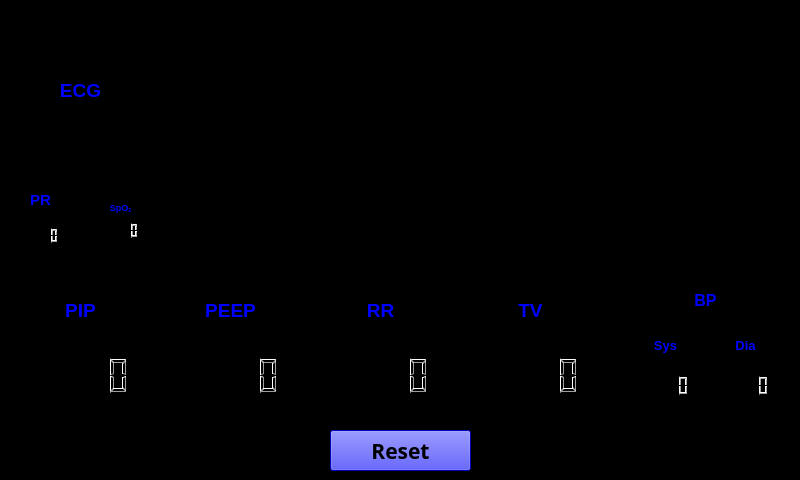
<?xml version="1.0" encoding="UTF-8"?>
<ui version="4.0">
 <class>MainWindow</class>
 <widget class="QWidget" name="MainWindow">
  <property name="geometry">
   <rect>
    <x>0</x>
    <y>0</y>
    <width>800</width>
    <height>480</height>
   </rect>
  </property>
  <property name="windowTitle">
   <string>Readings</string>
  </property>
  <property name="styleSheet">
   <string notr="true">background-color: rgb(0, 0, 0)</string>
  </property>
  <widget class="QPushButton" name="Reset">
   <property name="geometry">
    <rect>
     <x>330</x>
     <y>430</y>
     <width>141</width>
     <height>41</height>
    </rect>
   </property>
   <property name="font">
    <font>
     <family>Agency FB</family>
     <pointsize>16</pointsize>
     <weight>75</weight>
     <italic>false</italic>
     <bold>true</bold>
     <stylestrategy>PreferDefault</stylestrategy>
     <kerning>false</kerning>
    </font>
   </property>
   <property name="autoFillBackground">
    <bool>false</bool>
   </property>
   <property name="styleSheet">
    <string notr="true">background-color : rgb(0, 0, 255)</string>
   </property>
   <property name="text">
    <string>Reset</string>
   </property>
   <property name="autoDefault">
    <bool>true</bool>
   </property>
  </widget>
  <widget class="QListView" name="listView">
   <property name="geometry">
    <rect>
     <x>620</x>
     <y>280</y>
     <width>171</width>
     <height>141</height>
    </rect>
   </property>
  </widget>
  <widget class="QListWidget" name="listWidget">
   <property name="geometry">
    <rect>
     <x>20</x>
     <y>280</y>
     <width>121</width>
     <height>141</height>
    </rect>
   </property>
  </widget>
  <widget class="QLabel" name="label_12">
   <property name="geometry">
    <rect>
     <x>30</x>
     <y>290</y>
     <width>101</width>
     <height>41</height>
    </rect>
   </property>
   <property name="text">
    <string>&lt;html&gt;&lt;head/&gt;&lt;body&gt;&lt;p align=&quot;center&quot;&gt;&lt;span style=&quot; font-size:14pt; font-weight:600; color:#0000ff;&quot;&gt;PIP&lt;/span&gt;&lt;/p&gt;&lt;/body&gt;&lt;/html&gt;</string>
   </property>
  </widget>
  <widget class="QListWidget" name="listWidget_2">
   <property name="geometry">
    <rect>
     <x>170</x>
     <y>280</y>
     <width>121</width>
     <height>141</height>
    </rect>
   </property>
  </widget>
  <widget class="QLCDNumber" name="PIP">
   <property name="geometry">
    <rect>
     <x>30</x>
     <y>340</y>
     <width>101</width>
     <height>71</height>
    </rect>
   </property>
  </widget>
  <widget class="QLabel" name="label_13">
   <property name="geometry">
    <rect>
     <x>180</x>
     <y>290</y>
     <width>101</width>
     <height>41</height>
    </rect>
   </property>
   <property name="text">
    <string>&lt;html&gt;&lt;head/&gt;&lt;body&gt;&lt;p align=&quot;center&quot;&gt;&lt;span style=&quot; font-size:14pt; font-weight:600; color:#0000ff;&quot;&gt;PEEP&lt;/span&gt;&lt;/p&gt;&lt;/body&gt;&lt;/html&gt;</string>
   </property>
  </widget>
  <widget class="QListWidget" name="listWidget_3">
   <property name="geometry">
    <rect>
     <x>470</x>
     <y>280</y>
     <width>121</width>
     <height>141</height>
    </rect>
   </property>
  </widget>
  <widget class="QListWidget" name="listWidget_4">
   <property name="geometry">
    <rect>
     <x>320</x>
     <y>280</y>
     <width>121</width>
     <height>141</height>
    </rect>
   </property>
  </widget>
  <widget class="QLabel" name="label_14">
   <property name="geometry">
    <rect>
     <x>330</x>
     <y>290</y>
     <width>101</width>
     <height>41</height>
    </rect>
   </property>
   <property name="text">
    <string>&lt;html&gt;&lt;head/&gt;&lt;body&gt;&lt;p align=&quot;center&quot;&gt;&lt;span style=&quot; font-size:14pt; font-weight:600; color:#0000ff;&quot;&gt;RR&lt;/span&gt;&lt;/p&gt;&lt;/body&gt;&lt;/html&gt;</string>
   </property>
  </widget>
  <widget class="QLabel" name="label_15">
   <property name="geometry">
    <rect>
     <x>480</x>
     <y>290</y>
     <width>101</width>
     <height>41</height>
    </rect>
   </property>
   <property name="text">
    <string>&lt;html&gt;&lt;head/&gt;&lt;body&gt;&lt;p align=&quot;center&quot;&gt;&lt;span style=&quot; font-size:14pt; font-weight:600; color:#0000ff;&quot;&gt;TV&lt;/span&gt;&lt;/p&gt;&lt;/body&gt;&lt;/html&gt;</string>
   </property>
  </widget>
  <widget class="QLCDNumber" name="PEEP">
   <property name="geometry">
    <rect>
     <x>180</x>
     <y>340</y>
     <width>101</width>
     <height>71</height>
    </rect>
   </property>
  </widget>
  <widget class="QLabel" name="label_16">
   <property name="geometry">
    <rect>
     <x>650</x>
     <y>290</y>
     <width>111</width>
     <height>21</height>
    </rect>
   </property>
   <property name="text">
    <string>&lt;html&gt;&lt;head/&gt;&lt;body&gt;&lt;p align=&quot;center&quot;&gt;&lt;span style=&quot; font-size:12pt; font-weight:600; color:#0000ff;&quot;&gt;BP&lt;/span&gt;&lt;/p&gt;&lt;/body&gt;&lt;/html&gt;</string>
   </property>
  </widget>
  <widget class="QListWidget" name="listWidget_5">
   <property name="geometry">
    <rect>
     <x>630</x>
     <y>320</y>
     <width>71</width>
     <height>91</height>
    </rect>
   </property>
  </widget>
  <widget class="QListWidget" name="listWidget_6">
   <property name="geometry">
    <rect>
     <x>710</x>
     <y>320</y>
     <width>71</width>
     <height>91</height>
    </rect>
   </property>
  </widget>
  <widget class="QLabel" name="label_17">
   <property name="geometry">
    <rect>
     <x>640</x>
     <y>330</y>
     <width>51</width>
     <height>31</height>
    </rect>
   </property>
   <property name="text">
    <string>&lt;html&gt;&lt;head/&gt;&lt;body&gt;&lt;p align=&quot;center&quot;&gt;&lt;span style=&quot; font-size:10pt; font-weight:600; color:#0000ff;&quot;&gt;Sys&lt;/span&gt;&lt;/p&gt;&lt;/body&gt;&lt;/html&gt;</string>
   </property>
  </widget>
  <widget class="QLabel" name="label_18">
   <property name="geometry">
    <rect>
     <x>720</x>
     <y>330</y>
     <width>51</width>
     <height>31</height>
    </rect>
   </property>
   <property name="text">
    <string>&lt;html&gt;&lt;head/&gt;&lt;body&gt;&lt;p align=&quot;center&quot;&gt;&lt;span style=&quot; font-size:10pt; font-weight:600; color:#0000ff;&quot;&gt;Dia&lt;/span&gt;&lt;/p&gt;&lt;/body&gt;&lt;/html&gt;</string>
   </property>
  </widget>
  <widget class="QLCDNumber" name="Sys">
   <property name="geometry">
    <rect>
     <x>640</x>
     <y>370</y>
     <width>51</width>
     <height>31</height>
    </rect>
   </property>
  </widget>
  <widget class="QLCDNumber" name="Dia">
   <property name="geometry">
    <rect>
     <x>720</x>
     <y>370</y>
     <width>51</width>
     <height>31</height>
    </rect>
   </property>
  </widget>
  <widget class="QListWidget" name="listWidget_8">
   <property name="geometry">
    <rect>
     <x>10</x>
     <y>180</y>
     <width>61</width>
     <height>81</height>
    </rect>
   </property>
  </widget>
  <widget class="QLCDNumber" name="RR">
   <property name="geometry">
    <rect>
     <x>330</x>
     <y>340</y>
     <width>101</width>
     <height>71</height>
    </rect>
   </property>
  </widget>
  <widget class="QLCDNumber" name="TV">
   <property name="geometry">
    <rect>
     <x>480</x>
     <y>340</y>
     <width>101</width>
     <height>71</height>
    </rect>
   </property>
  </widget>
  <widget class="QLCDNumber" name="PR">
   <property name="geometry">
    <rect>
     <x>20</x>
     <y>220</y>
     <width>41</width>
     <height>31</height>
    </rect>
   </property>
  </widget>
  <widget class="QLabel" name="label_6">
   <property name="geometry">
    <rect>
     <x>20</x>
     <y>190</y>
     <width>41</width>
     <height>21</height>
    </rect>
   </property>
   <property name="text">
    <string>&lt;html&gt;&lt;head/&gt;&lt;body&gt;&lt;p align=&quot;center&quot;&gt;&lt;span style=&quot; font-size:11pt; font-weight:600; color:#0000ff;&quot;&gt;PR&lt;/span&gt;&lt;/p&gt;&lt;/body&gt;&lt;/html&gt;</string>
   </property>
  </widget>
  <widget class="QListWidget" name="listWidget_7">
   <property name="geometry">
    <rect>
     <x>80</x>
     <y>180</y>
     <width>711</width>
     <height>81</height>
    </rect>
   </property>
  </widget>
  <widget class="QListWidget" name="listWidget_9">
   <property name="geometry">
    <rect>
     <x>90</x>
     <y>190</y>
     <width>61</width>
     <height>61</height>
    </rect>
   </property>
  </widget>
  <widget class="QLabel" name="label_7">
   <property name="geometry">
    <rect>
     <x>100</x>
     <y>200</y>
     <width>41</width>
     <height>16</height>
    </rect>
   </property>
   <property name="text">
    <string>&lt;html&gt;&lt;head/&gt;&lt;body&gt;&lt;p align=&quot;center&quot;&gt;&lt;span style=&quot; font-size:7pt; font-weight:600; color:#0000ff;&quot;&gt;SpO&lt;/span&gt;&lt;span style=&quot; font-size:7pt; font-weight:600; color:#0000ff; vertical-align:sub;&quot;&gt;2&lt;/span&gt;&lt;/p&gt;&lt;/body&gt;&lt;/html&gt;</string>
   </property>
  </widget>
  <widget class="QLCDNumber" name="SpO2">
   <property name="geometry">
    <rect>
     <x>100</x>
     <y>220</y>
     <width>41</width>
     <height>21</height>
    </rect>
   </property>
  </widget>
  <widget class="QListView" name="listView_2">
   <property name="geometry">
    <rect>
     <x>10</x>
     <y>10</y>
     <width>781</width>
     <height>151</height>
    </rect>
   </property>
  </widget>
  <widget class="QLabel" name="label_19">
   <property name="geometry">
    <rect>
     <x>30</x>
     <y>70</y>
     <width>101</width>
     <height>41</height>
    </rect>
   </property>
   <property name="text">
    <string>&lt;html&gt;&lt;head/&gt;&lt;body&gt;&lt;p align=&quot;center&quot;&gt;&lt;span style=&quot; font-size:14pt; font-weight:600; color:#0000ff;&quot;&gt;ECG&lt;/span&gt;&lt;/p&gt;&lt;/body&gt;&lt;/html&gt;</string>
   </property>
  </widget>
  <widget class="PlotWidget" name="ECG1" native="true">
   <property name="geometry">
    <rect>
     <x>140</x>
     <y>20</y>
     <width>641</width>
     <height>61</height>
    </rect>
   </property>
  </widget>
  <widget class="PlotWidget" name="ECG2" native="true">
   <property name="geometry">
    <rect>
     <x>140</x>
     <y>90</y>
     <width>641</width>
     <height>61</height>
    </rect>
   </property>
  </widget>
  <widget class="PlotWidget" name="SpO2_Graph" native="true">
   <property name="geometry">
    <rect>
     <x>140</x>
     <y>190</y>
     <width>641</width>
     <height>61</height>
    </rect>
   </property>
  </widget>
  <zorder>listView_2</zorder>
  <zorder>listWidget_7</zorder>
  <zorder>SpO2_Graph</zorder>
  <zorder>listWidget_9</zorder>
  <zorder>Reset</zorder>
  <zorder>listView</zorder>
  <zorder>listWidget</zorder>
  <zorder>label_12</zorder>
  <zorder>listWidget_2</zorder>
  <zorder>PIP</zorder>
  <zorder>label_13</zorder>
  <zorder>listWidget_3</zorder>
  <zorder>listWidget_4</zorder>
  <zorder>label_14</zorder>
  <zorder>label_15</zorder>
  <zorder>PEEP</zorder>
  <zorder>label_16</zorder>
  <zorder>listWidget_5</zorder>
  <zorder>listWidget_6</zorder>
  <zorder>label_17</zorder>
  <zorder>label_18</zorder>
  <zorder>Sys</zorder>
  <zorder>Dia</zorder>
  <zorder>listWidget_8</zorder>
  <zorder>RR</zorder>
  <zorder>TV</zorder>
  <zorder>PR</zorder>
  <zorder>label_6</zorder>
  <zorder>SpO2</zorder>
  <zorder>label_19</zorder>
  <zorder>ECG1</zorder>
  <zorder>ECG2</zorder>
  <zorder>label_7</zorder>
 </widget>
 <customwidgets>
  <customwidget>
   <class>PlotWidget</class>
   <extends>QWidget</extends>
   <header>pyqtgraph</header>
   <container>1</container>
  </customwidget>
 </customwidgets>
 <resources/>
 <connections/>
</ui>
